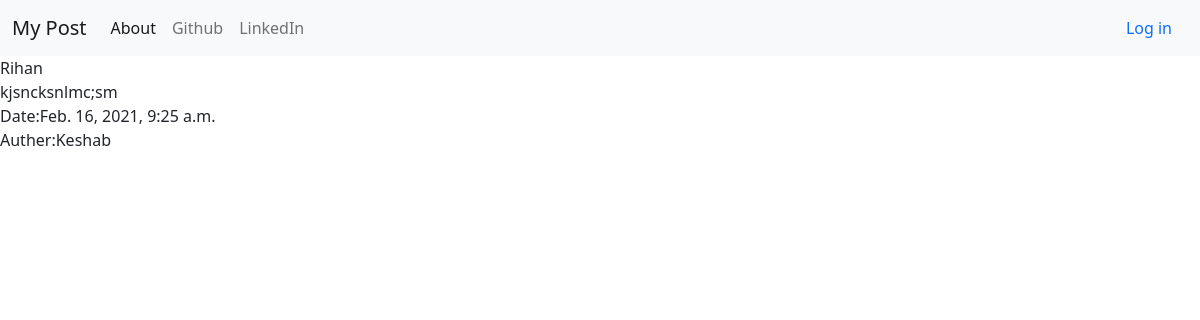
The app's page /blog/5 with its own data.
### blog/models.py (models this page shows, shortened)
class Post(models.Model):
    title = models.CharField(max_length=200)
    text = models.TextField()
    created_date = models.DateTimeField(default=timezone.now)
    published_date=models.DateTimeField(null=True)
    auther= models.ForeignKey(User,on_delete=models.CASCADE)

### blog/views.py (the view, shortened to what this page needs)
# urls.py: path('blog/<int:blog_id>',views.viewpost,name='viewpost'),
def viewpost(request,blog_id):
    post=get_object_or_404(Post,pk=blog_id)
    if request.method=="GET":
        todoform=PostForm(instance= post)
        return render(request,'blog/viewpost.html',{'post':post,'postform':todoform})

### blog/templates/blog/viewpost.html (shortened to what this page needs)
{% extends "blog/base.html" %}
{%  block content %}
 {% if user.is_authenticated %}
<form method="POST">
{% csrf_token %}
{{postform.as_p}}
<button type="submit">Save</button>
</form>
</form>
<form method="POST" action="{% url 'deletepost' post.id %}">
{% csrf_token %}
<button type="submit">Delete</button>
</form>
{% else %}
{{post.title}}<br>
{{post.text}}<br>
Date:{{post.created_date}}<br>
Auther:{{post.auther}}
{% endif %}
{% endblock %}

### records on screen
Post: title "Rihan", text "kjsncksnlmc;sm", created_date "Feb. 16, 2021, 9:25 a.m.", auther "Keshab"
